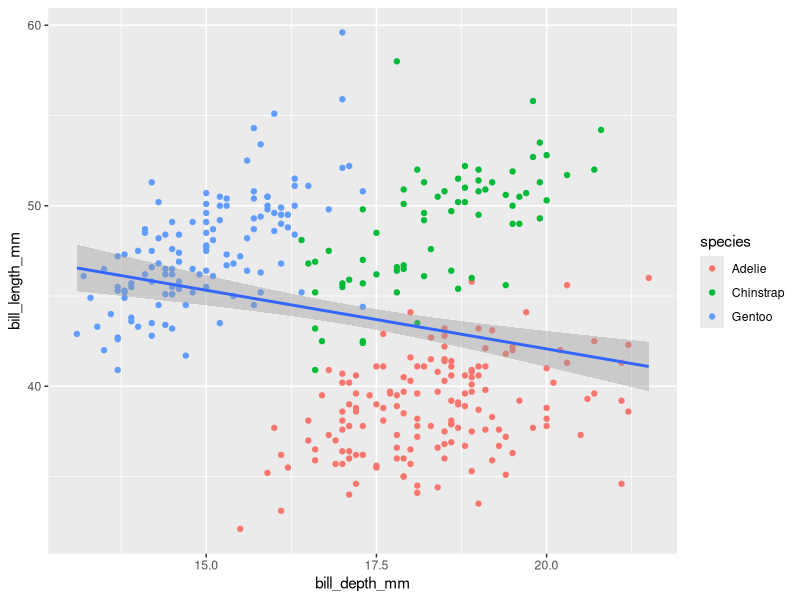
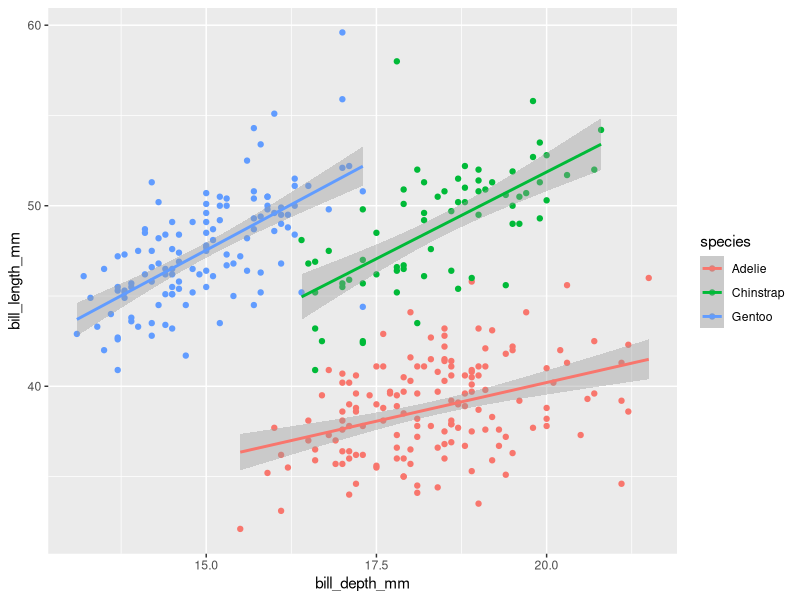
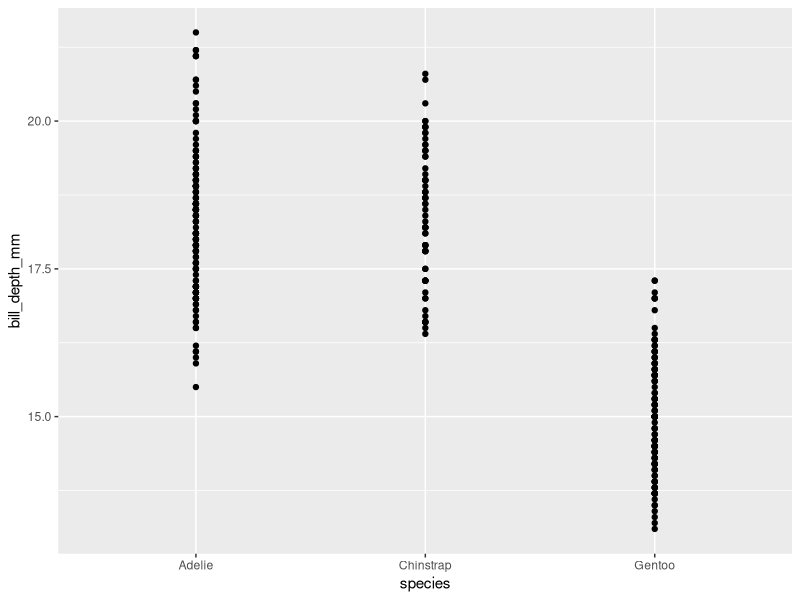
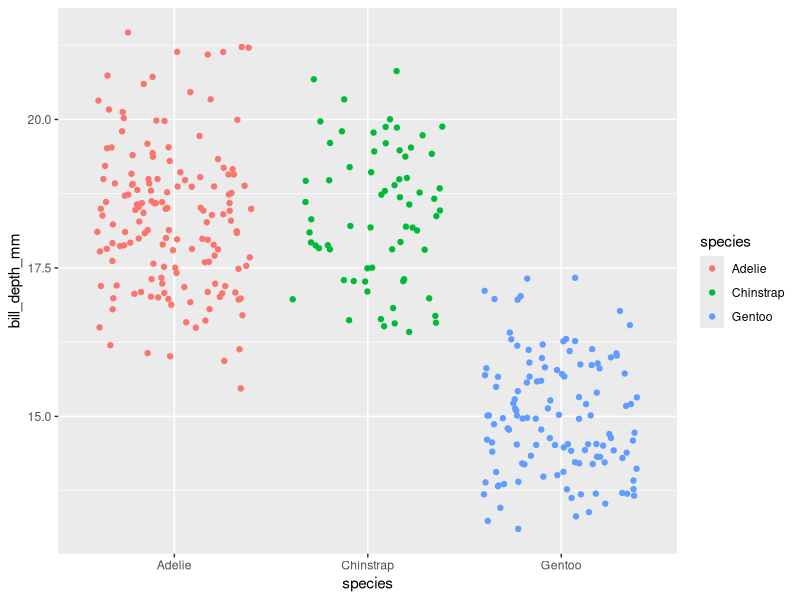

These figures' R source, in order: (Note: this script raises an error after producing the figures.)

library(tidyverse)
library(palmerpenguins)
?penguins

# EJERCICIOS 1.2.5 --------------------------------------------------------

#EJERCICIO 1
#¿Cuántas filas hay? ¿Cuántas columnas?penguins

#344 filas y 8 columnas



#EJERRCICIO 2
#¿Qué describe la variable en el marco de datos? Lee la ayuda para averiguarlo.bill_depth_mmpenguins?penguins

#describe la profundidad del pico (en milimetros) de los pinguinos



#EJERCICIO 3
#Haz un gráfico de dispersión de vs. Es decir, hacer un diagrama de dispersión con en el eje y y en el eje x. Describe la relación entre estas dos variables. bill_depth_mm bill_length_mm 
  

#vemos una relacion en el siguiente codigo que nos indica que a mayor profundidad del pico (en mm), la longitud(en mm) de este cae
ggplot( data = penguins,
        mapping = aes(x = bill_depth_mm, y = bill_length_mm)
) +
  geom_point(mapping = aes( color = species)) +
  geom_smooth(method = "lm")


#ahora en el siguiente codigo en el que separamos por especie, podemos ver que que ocurre la relacion de que a mayor profundidad del pico, aumenta su longitud
ggplot( data = penguins,
        mapping = aes(x = bill_depth_mm, y = bill_length_mm)
) +
  geom_point(mapping = aes(color = species)) +
  geom_smooth(aes(color = species), method = "lm")

#podemos sacar una pequeña conclusio que capaz hay una distincion en el largo de los pico de los pinguinos por especie que hace que nuestra primera linea de tendencia nos de negativa


#EJERCICIO 4
#¿Qué ocurre si haces un gráfico de dispersión de vs. ? ¿Cuál podría ser una mejor opción de geom? speciesbill_depth_mm

ggplot( data = penguins,
        mapping = aes(x = species, y = bill_depth_mm)
)  +
  geom_point()
#en el codigo, la tabla se nos da como columnas en el que los datos se puede superponer y podriamos no estar oviando datos que nos serian utiles

ggplot( data = penguins,
        mapping = aes(x = species, y = bill_depth_mm)
)  +
  geom_jitter( mapping = aes(color = species))

#para mi el geom_jitter es una muy buena forma de usar el geom, ya que no estoy superponiendo los datos como en la anterior, mas bien los estoy tratando de dispersar mejor


#EJERCICIO 5
#¿Por qué lo siguiente da un error y cómo lo solucionarías?

ggplot(data = penguins) + 
  geom_point()

#nos da error pq simplemente estamos indicandole el data set que usara ggplot, mas bien no le estamos especificando que variables vamos a utilizar, por eso debemos de especifcarles que variables vamos usar como en los codigos anteriores

ggplot( data = penguins,
        mapping = aes(x = bill_depth_mm, y = bill_length_mm)  #ACA ESTA LA SOLUCION
) +
  geom_point(mapping = aes( color = species)) +
  geom_smooth(method = "lm")


#EJERCICIO 6
#¿Qué hace el argumento na.rm en geom_poin() ? ¿Cuál es el valor predeterminado del argumento? Crea un diagrama de dispersión donde uses con éxito este conjunto de argumentos como na.rm geom_point() TRUE


#geom_point(na.rm)  ignora los valores faltantes antes de graficar nuestra tabla
#el valor predetermindo es FALSE, cuando lo dejamos asi, nos avisa si es que hay valores faltantes o no al graficar

ggplot(
  data = penguins,
  mapping = aes(x = flipper_length_mm, y = body_mass_g, color = species)
) +
  geom_point(na.rm = TRUE )



#EJERCICIO 7 
#Añade el siguiente pie de foto al gráfico que hiciste en el ejercicio anterior: "Los datos provienen del paquete de palmerpenguins." Pista: Echa un vistazo a la documentación de .labs()


library(ggplot2)


ggplot(
  data = penguins,
  mapping = aes(x = flipper_length_mm, y = body_mass_g, color = species)
) +
  geom_point(na.rm = TRUE ) +
  labs(caption = "Los datos provienen del paquete de palmerpenguins")






#EJERCICIO 8
#Recrea la siguiente visualización. ¿A qué estética debería asignarse? ¿Y debería mapearse a nivel global o a nivel geom?


ggplot( data = penguins,
        aes( x = flipper_length_mm, y = body_mass_g, color = bill_depth_mm)
        ) +
  geom_point() +
  geom_smooth()

# bill_length_mm debe asignarse a color, y se debe mapear en el global


#EJERCICIO 9
#Ejecuta este código en tu cabeza y predice cómo será la salida. Luego, ejecuta el código en R y revisa tus predicciones.

ggplot(
  data = penguins,
  mapping = aes(x = flipper_length_mm, y = body_mass_g, color = island)
) +
  geom_point() +
  geom_smooth(se = FALSE)

#Se va a venir ejecutando como codigo anterior, pero color = island hara que se clasifiquen segun la isla donde fueron registrados los pinguinos
#se = FALSE ?

#simplemente el se=false, era quitar el error estandar osea la banda alrededor de las lineas de tendencia, dejando solo esta


#EJERCICIO 10
#¿Estos dos gráficos se verán diferentes? ¿Por qué o por qué no?


ggplot(
  data = penguins,
  mapping = aes(x = flipper_length_mm, y = body_mass_g)
) +
  geom_point() +
  geom_smooth()



ggplot() +
  geom_point(
    data = penguins,
    mapping = aes(x = flipper_length_mm, y = body_mass_g)
  ) +
  geom_smooth(
    data = penguins,
    mapping = aes(x = flipper_length_mm, y = body_mass_g)
  )


#NO DEBERIAN VERSE DIFERENTES, EL TEMA ES QUE ESTAMOS CAMBIANDO LAS CAPAS DEL GRAFICO O EL ORDEN EL CUAL VAMOS CREANDO, AVECES NOS PUEDE SERVIR MAS UNO, PERO EN OTROS COMO IR AÑADIENDO OTROS DATASETS AL QUE YA TENIAMOS NOS SIRVE EL SEGUNDO, ASI VAMOS SEPARANDO TODO PARA EVITAR ERRORES GLOBALES Y SABER DETECTAR DONDE ESTAN LOS ERRORES PUNTUALES




# EJERCICIOS 1.4.3 --------------------------------------------------------

#EJERCICIO 1
#Haz un gráfico de barras de , donde asignas a la estética. ¿En qué se diferencia esta trama?

ggplot( penguins,
        aes(x= species))+
  geom_bar()

#EL USAR X O Y PARA LA VARIABLE INDICA SI SERA HORIZONTAL O VERTICAL LA TABLA, YA QUE GEOM_VAR HACE EL CONTEO DE LAS OBSERVACIONES Y NO NECESITA OTRA VARIABLES

#EJERCICIO 2
#¿En qué se diferencian las dos siguientes tramas? ¿Qué estética, o , es más útil para cambiar el color de las barras?colorfill


ggplot(penguins, aes(x = species)) +
  geom_bar(color = "red")


ggplot(penguins, aes(x = species)) +
  geom_bar(fill = "lightblue")

#LA MAS UTIL ES FILL PARA CAMBIAR EL COLOR DE LAS BARRAS, YA QUE PINTA EL RELLENO DE LAS BARRAS, Y SE HACE MAS NOTORIO LAS BARRAS, EN CAMBIO EL OTRO SOLO PINTA EL CONTORNO


#EJERCICIO 3
#¿Qué hace el argumento bins en geom_histogram() ?

# El argumento bins en geom_histogram() define la división entre el rango
#de datos, por ejemplo si hay 20 bins los datos se agrupan en 20 cajas iguales.




#EJERCICIO 4

#Haz un histograma de la variable en el conjunto de datos que está disponible cuando cargues el paquete de tidyverse. Experimenta con diferentes anchos de contenedor. ¿Qué ancho de contenedor revela los patrones más interesantes?  carat  diamonds


?diamonds
diamonds

ggplot( diamonds,
        aes(x = carat))+
  geom_histogram( binwidth = 1)

ggplot( diamonds,
        aes(x = carat))+
  geom_histogram( binwidth = 0.5)

ggplot( diamonds,
        aes(x = carat))+
  geom_histogram( binwidth = 2)

#el grafico con un binwidth =0.5 se me hace el que revela patrones mas interesantes



# EJERCICIO 1.5.5 ---------------------------------------------------------

#EJERCICIO 1
#El marco de datos que viene incluido con el paquete ggplot2 contiene 234 observaciones recogidas por la Agencia de Protección Ambiental de EE. UU. sobre 38 modelos de coches. ¿Qué variables en son categóricas? ¿Qué variables son numéricas? (Pista: Escribe para leer la documentación del conjunto de datos.) ¿Cómo puedes ver esta información cuando corres?

?mpg
str(mpg)

#CATEGORICAS: class, fl, drv, trans, model, manufacturer
#NUMERICAS: displ, year, cyl, cty, hwy

#EJERCICIO 2
#Haz un diagrama de dispersión de hwy vs displ. usando el data frame. A continuación, mapea una tercera variable numérica a , luego , luego ambos y , y luego . ¿Cómo se comportan estas estéticas de forma diferente para variables categóricas frente a numéricas?

#hwy  displ  mpg  color  size  color  size  shape

ggplot(mpg, aes(x=hwy, y=displ))+
  geom_point()


ggplot(mpg, aes(x=hwy, y=displ, color = cty))+
         geom_point()
  
ggplot(mpg, aes(x=hwy, y = displ, size = cty))+
  geom_point()

ggplot(mpg, aes(x=hwy, y = displ, color= cty, size = cty) )+
  geom_point()

#las variables categoricas generan distinciones de colores entre las variables, mientras que las numericas nos hacen una distencion del dato especifico, en este caso agrandan mas ciertas variables, nos ayudan ams que nada para poder identificar y poder calsificar mejor las observaciones


#EJERCICIO 3
#En el diagrama de dispersión de vs. , ¿qué ocurre si mapeas una tercera variable a ?hwydispllinewidth

?linewidth
ggplot(mpg, aes(x=hwy, y = displ, linewidth = cty) )+
  geom_point()

#linewidth controla el grosor de las lineas, en un grafico de dispersion, pierde sentido usarlo pq no tiene efecto en los puntos, salvo que hiciese una linea de tendencia


#EJERCICIO 4

#LE ESTOY DANDO MAS PODER DE CONTROL A ESA VARIABLE SOBRE LA PRESENTACION DEL GRAFICO, COMO EN EL EJERCICIO 2, LA VARIABLES CTY ME DEFINIA EL COLOR Y EL ANCHO DE LAS OBSERVACIONES QUE RESPONDIAN A MI GRAFICO



#EJERCICIO 5

#Haz un diagrama de dispersión de vs. y colorean los puntos por . ¿Qué revela añadir coloración por especie sobre la relación entre estas dos variables? ¿Y qué hay del facetado por ?  bill_depth_mm   bill_length_mm  species  species


ggplot(penguins, aes(x=bill_depth_mm, y = bill_length_mm, color = species ))+
  geom_point()

#nos ayuda da darnos cuanta que como varian las longitudes y profundides del pico varian por especie, haciendo que no hagamos generalizaciones



ggplot(penguins, aes(x=bill_depth_mm, y = bill_length_mm ))+
  geom_point()+
  facet_wrap(~ species)

#nos separa mejor el grafico en partes, asi no tenemos todos los datos juntos en un solo grafico

#EJERCICIO 6
#¿Por qué lo siguiente da dos leyendas separadas? ¿Cómo lo arreglarías para combinar las dos leyendas?


ggplot(
  data = penguins,
  mapping = aes(
    x = bill_length_mm, y = bill_depth_mm, 
    color = species, shape = species
  )
) +
  geom_point() 
  #labs( color = "Species")   borramos este codigo

#porque estoy cambiando el nombre de la variables color de species a Species, esa mayuscula esta creando una distincion entre ellas, por ende R entiende que son 2 comandos distintos, se soluciona eliminando labs, para que no sean difirentes las leyendas, y R interprete que son lo mismo

#EJERCICIO 7
#Crea los dos siguientes gráficos de barras apiladas. ¿Qué pregunta puedes responder con la primera? ¿Qué pregunta puedes responder con la segunda?

ggplot(penguins, aes(x = island, fill = species)) +
  geom_bar(position = "fill")

#EL PORCENTAJE DE LAS ESPECIES DE PINGUINOS QUE HABITAN EN LAS 3 ISLAS DE LAS QUE OBTUVIMO LOS DATOS, COMO SE DISTRIBUYEN EN CADA ISLA

ggplot(penguins, aes(x = species, fill = island)) +
  geom_bar(position = "fill")

#ES PRACTICAMENTE LOS MISMO, SOLO QUE AHORA LO VEO DESDE OTRO ENFOQUE, OTRO EJE DE REFERNCIA. ESTOY VIENDO DIRECTAMENTE LAS ESPECIES Y VEO QUE PORCENTAJE DE ESTE VIVEN EN CADA ISLA
